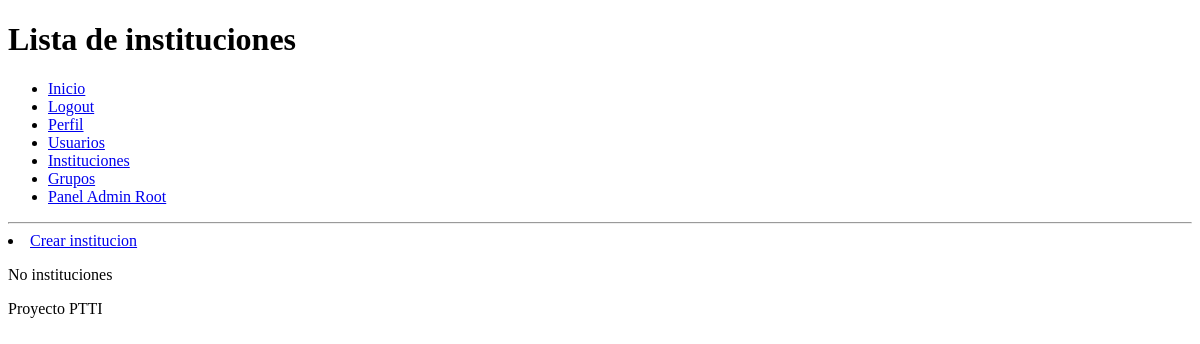
Before: /instituciones/ (signed in) with the older database file.
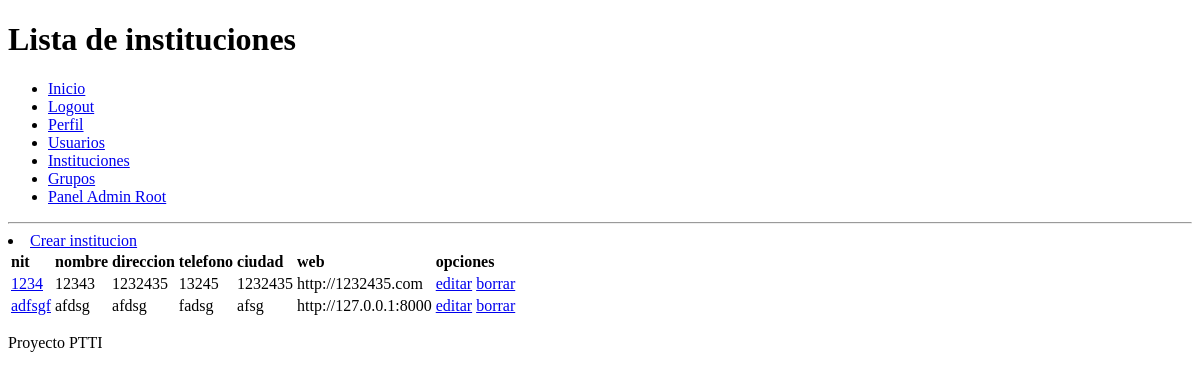
After: the same page with the newer database file.
### ptti/models.py (models this page shows, shortened)
class Institucion(models.Model):
    class Meta:
        verbose_name = "Institucion"
        verbose_name_plural = "Instituciones"
    nit         = models.CharField(max_length=200,unique=True)
    nombre      = models.CharField(max_length=200)
    direccion   = models.CharField(max_length=200)
    telefono    = models.CharField(max_length=200)
    ciudad      = models.CharField(max_length=200)
    web         = models.URLField(max_length=200)

### ptti/views.py (the view)
# urls.py: url(r'^instituciones/$',views.instituciones, name='instituciones'),
@login_required(login_url='/login/')
def instituciones(request):
    instituciones_lista = Institucion.objects.order_by('nit')
    context = {'instituciones_lista': instituciones_lista}
    return render(request, 'instituciones.html', context)

### templates/instituciones.html (shortened to what this page needs)
{% extends 'base.html' %}
{% block encabezado %}
	<h1>Lista de instituciones</h1>
{% endblock %}
{% block contenido %}
	<li><a href='/instituciones/crear'>Crear institucion</a></li>
  {% if instituciones_lista %}
	<table>
        <thead>
          <tr style="font-weight:bold">
            <td>nit</td>
            <td>nombre</td>
            <td>direccion</td>
            <td>telefono</td>
            <td>ciudad</td>
						<td>web</td>
						<td>opciones</td>
          </tr>
        </thead>
        <tbody>
					{% for institucion in instituciones_lista %}
	          <tr>
              <td><a href="{% url 'ptti:editar_institucion' institucion.id %}">{{ institucion.nit }}</a></td>
							<td>{{ institucion.nombre }}</td>
              <td>{{ institucion.direccion }}</td>
							<td>{{ institucion.telefono }}</td>
							<td>{{ institucion.ciudad }}</td>
							<td>{{ institucion.web }}</td>
							<td>
								<a href="{% url 'ptti:editar_institucion' institucion.id %}">editar</a>
								<a href="{% url 'ptti:borrar_institucion' institucion.id %}">borrar</a>
							</td>
            </tr>
					{% endfor %}
        </tbody>
      </table>
  {% else %}
      <p>No instituciones</p>
  {% endif %}
{% endblock %}

Changed rows visible on the page:
added Institucion: nit "1234", nombre "12343", direccion "1232435", telefono "13245", ciudad "1232435", web "http://1232435.com"
added Institucion: nit "adfsgf", nombre "afdsg", direccion "afdsg", telefono "fadsg", ciudad "afsg", web "http://127.0.0.1:8000"
Other visible differences:
text no longer shown: "No instituciones"
text now shown: "nit nombre direccion telefono ciudad web opciones"
